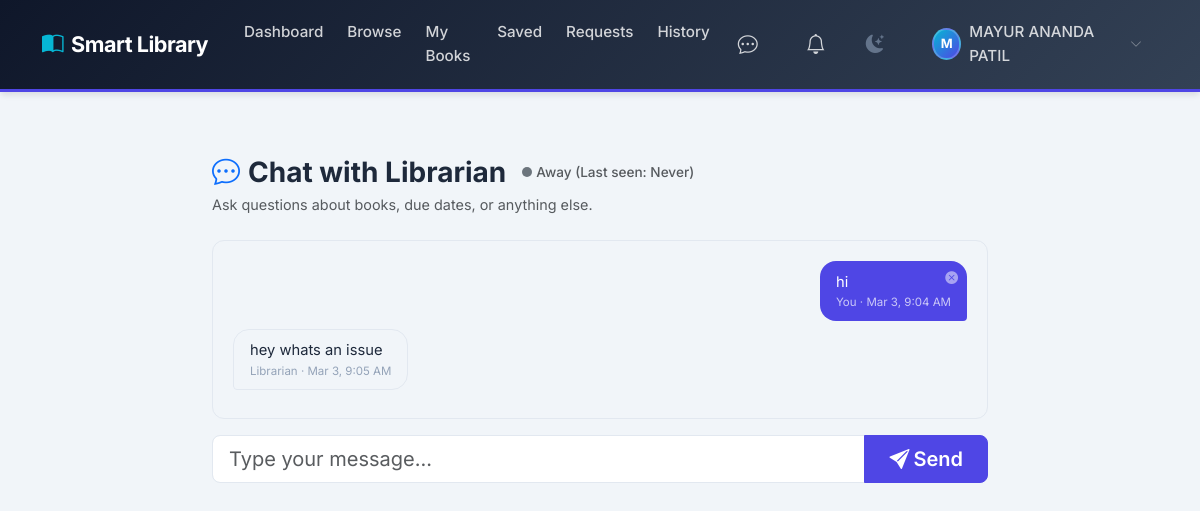
Screenshot of /student/chat (signed in) with the database file from the repository.
### app/models.py (models this page shows, shortened)
class User(UserMixin, db.Model):
    __tablename__ = 'users'
    id = db.Column(db.Integer, primary_key=True)
    name = db.Column(db.String(120), nullable=False)
    email = db.Column(db.String(120), unique=True, nullable=False, index=True)
    password_hash = db.Column(db.String(256), nullable=False)
    role = db.Column(db.String(20), nullable=False, default='user', index=True)
    status = db.Column(db.String(20), nullable=False, default='active', index=True)
    created_at = db.Column(db.DateTime, nullable=False, default=datetime.utcnow)
    last_active_at = db.Column(db.DateTime, nullable=True)
    roll_number = db.Column(db.String(50), nullable=True, index=True)
    phone = db.Column(db.String(20), nullable=True)
    division = db.Column(db.String(20), nullable=True)
    department = db.Column(db.String(100), nullable=True)
    semester = db.Column(db.Integer, nullable=True)
    issued_books = db.relationship('IssuedBook', backref='user', lazy='dynamic')
    saved_books = db.relationship('SavedBook', backref='user', lazy='dynamic', cascade='all, delete-orphan')
    reviews = db.relationship('Review', backref='user', lazy='dynamic', cascade='all, delete-orphan')
    book_requests = db.relationship('BookRequest', backref='requester', lazy='dynamic', cascade='all, delete-orphan')
    @property
    def is_active_user(self):
        return self.status == 'active'
    @property
    def is_online(self):
        if not self.last_active_at:
            return False
        from datetime import datetime
        now = datetime.utcnow()
        delta = now - self.last_active_at
        return delta.total_seconds() < 300  # 5 minutes
    @property
    def last_seen_formatted(self):
        if not self.last_active_at:
            return "Never"

class Message(db.Model):
    __tablename__ = 'messages'
    id = db.Column(db.Integer, primary_key=True)
    sender_id = db.Column(db.Integer, db.ForeignKey('users.id'), nullable=False, index=True)
    receiver_id = db.Column(db.Integer, db.ForeignKey('users.id'), nullable=False, index=True)
    content = db.Column(db.Text, nullable=False)
    is_read = db.Column(db.Boolean, default=False, index=True)
    created_at = db.Column(db.DateTime, nullable=False, default=datetime.utcnow)
    sender = db.relationship('User', foreign_keys=[sender_id], backref='sent_messages')
    receiver = db.relationship('User', foreign_keys=[receiver_id], backref='received_messages')

### app/routes/user.py (the view, shortened to what this page needs)
@user_bp.route('/chat', methods=['GET', 'POST'])
@active_required
def chat():
    admin = User.query.filter_by(role='admin').first()
    if not admin:
        flash('No admin available for chat.', 'warning')
        return redirect(url_for('user.dashboard'))
    Message.query.filter_by(
        sender_id=admin.id, receiver_id=current_user.id, is_read=False
    ).update({'is_read': True})
    db.session.commit()
    messages = Message.query.filter(
        or_(
            and_(Message.sender_id == current_user.id, Message.receiver_id == admin.id),
            and_(Message.sender_id == admin.id, Message.receiver_id == current_user.id),
        )
    ).order_by(Message.created_at.asc()).all()
    return render_template('user/chat.html', messages=messages, admin=admin)

### app/models.py (called while the page is built)
@login_manager.user_loader
def load_user(user_id):
    return User.query.get(int(user_id))

### app/routes/user.py (called while the page is built)
@user_bp.before_request
@login_required
def before_request():
    pass

### app/templates/user/chat.html (shortened to what this page needs)
{% extends "user/layout.html" %}
{% block content %}
<div class="container" style="max-width:800px; padding-top:2rem; padding-bottom:2rem;">
    <div class="d-flex align-items-center mb-1">
        <h3 class="fw-bold mb-0"><i class="bi bi-chat-dots text-primary me-2"></i>Chat with Librarian</h3>
        <div class="ms-3 d-flex align-items-center" id="librarian-status-container">
            {% if admin.is_online %}
            <span class="status-dot online" id="status-dot"></span>
            <span class="ms-1 fw-medium text-success" id="status-text" style="font-size: 0.85rem;">Online</span>
            {% else %}
            <span class="status-dot offline" id="status-dot"></span>
            <span class="ms-1 fw-medium text-muted" id="status-text" style="font-size: 0.85rem;">Away (Last seen: {{ admin.last_seen_formatted }})</span>
            {% endif %}
        </div>
    </div>
    <p class="text-muted mb-4" style="font-size:.9rem;">Ask questions about books, due dates, or anything else.</p>
    <div class="chat-container" id="chatBox">
        {% if messages %}
        {% for msg in messages %}
        <div
            class="d-flex flex-column {{ 'align-items-end' if msg.sender_id == current_user.id else 'align-items-start' }} message-wrapper">
            <div class="chat-bubble {{ 'sent' if msg.sender_id == current_user.id else 'received' }} position-relative">
                {% if msg.sender_id == current_user.id %}
                <form action="{{ url_for('user.delete_message', message_id=msg.id) }}" method="POST" class="delete-form" onsubmit="return confirm('Delete this message?');">
                    <button type="submit" class="btn btn-link p-0 text-white opacity-50 hover-opacity-100 delete-btn" style="position: absolute; top: 2px; right: 8px;">
                        <i class="bi bi-x-circle-fill" style="font-size: 0.8rem;"></i>
                    </button>
                </form>
                {% endif %}
                {{ msg.content }}
                <div class="chat-time">
                    {{ 'You' if msg.sender_id == current_user.id else 'Librarian' }}
                    · <span class="local-time" data-utc="{{ msg.created_at.isoformat() }}Z"></span>
                </div>
            </div>
        </div>
        {% endfor %}
        {% else %}
        <div class="text-center text-muted py-5">
            <i class="bi bi-chat-dots d-block" style="font-size:3rem;"></i>
            <h5 class="mt-3">No messages yet</h5>
            <p>Send a message to the librarian to start a conversation.</p>
        </div>
        {% endif %}
    </div>
    <form method="POST" class="mt-3">
        <div class="input-group input-group-lg">
            <input type="text" class="form-control" name="message" placeholder="Type your message..." autocomplete="off"
                required autofocus>
            <button type="submit" class="btn btn-primary px-4">
                <i class="bi bi-send-fill me-1"></i>Send
            </button>
        </div>
    </form>
</div>
{% endblock %}

### app/templates/user/layout.html (shortened to what this page needs)
{% extends "base.html" %}
{% block body %}
<nav class="navbar navbar-expand-lg navbar-olms">
    <div class="container">
        <a class="navbar-brand me-auto me-lg-4" href="{{ url_for('user.dashboard') }}">
            <i class="bi bi-book-half"></i>Smart Library
        </a>
        <div class="d-flex align-items-center gap-1 gap-lg-3 ms-auto ms-lg-0 order-lg-last">
            <a class="nav-link position-relative px-2 text-white" href="{{ url_for('user.chat') }}" title="Messages">
                <i class="bi bi-chat-dots fs-5"></i>
            </a>
            <div class="dropdown">
                <a class="nav-link position-relative px-2 text-white" href="#" role="button" data-bs-toggle="dropdown"
                    title="Notifications">
                    <i class="bi bi-bell fs-5"></i>
                    {% set total_alerts = (unread_chat_count or 0) + (due_books_count or 0) %}
                </a>
            </div>
            <button class="theme-toggle-btn theme-toggle-click" title="Toggle theme">
                <i class="bi bi-moon-stars-fill theme-toggle-icon"></i>
            </button>
            <div class="dropdown d-none d-lg-block ms-2">
                <a class="nav-link d-flex align-items-center gap-2 text-white" href="#" role="button"
                    data-bs-toggle="dropdown">
                    <div class="profile-avatar-sm" style="width:32px; height:32px; font-size: 0.8rem;">
                        {{ current_user.name[0]|upper }}
                    </div>
                    <span>{{ current_user.name }}</span>
                    <i class="bi bi-chevron-down fs-xs opacity-50"></i>
                </a>
            </div>
        </div>
        <div class="collapse navbar-collapse d-none d-lg-flex" id="desktopNav">
            <ul class="navbar-nav me-auto mb-2 mb-lg-0">
                <li class="nav-item">
                    <a class="nav-link" href="{{ url_for('user.dashboard') }}">Dashboard</a>
                </li>
                <li class="nav-item">
                    <a class="nav-link" href="{{ url_for('user.search') }}">Browse</a>
                </li>
                <li class="nav-item">
                    <a class="nav-link position-relative" href="{{ url_for('user.my_books') }}">
                        My Books
                    </a>
                </li>
                <li class="nav-item">
                    <a class="nav-link" href="{{ url_for('user.saved_books') }}">Saved</a>
                </li>
                <li class="nav-item">
                    <a class="nav-link" href="{{ url_for('user.my_requests') }}">Requests</a>
                </li>
                <li class="nav-item">
                    <a class="nav-link" href="{{ url_for('user.history') }}">History</a>
                </li>
            </ul>
        </div>
    </div>
</nav>
<div class="content-wrapper">
    {% block content %}{% endblock %}
</div>
{% endblock %}

### app/static/css/style.css (style rules this page uses)
:root { --primary: #4f46e5; --primary-hover: #4338ca; --primary-light: #eef2ff; --secondary: #0f172a; --accent: #06b6d4; --accent-hover: #0891b2; --success: #10b981; --warning: #f59e0b; --danger: #ef4444; --bg-body: #f1f5f9; --bg-card: #ffffff; --bg-sidebar: #1e293b; --text-primary: #1e293b; --text-secondary: #64748b; --text-light: #94a3b8; --border-color: #e2e8f0; --shadow-sm: 0 1px 2px rgba(0, 0, 0, 0.05); --shadow-md: 0 4px 6px -1px rgba(0, 0, 0, 0.1); --shadow-lg: 0 10px 15px -3px rgba(0, 0, 0, 0.1); --radius: 0.75rem; --radius-sm: 0.5rem; --transition: all 0.2s ease; --sidebar-width: 260px; --font-family: 'Inter', -apple-system, BlinkMacSystemFont, 'Segoe UI', Roboto, sans-serif; }
* { box-sizing: border-box; }
body { font-family: var(--font-family); background: var(--bg-body); color: var(--text-primary); line-height: 1.6; min-height: 100vh; }
a { color: var(--primary); text-decoration: none; transition: var(--transition); }
.navbar-olms { background: linear-gradient(135deg, var(--secondary) 0%, #334155 100%); padding: 0.75rem 0; box-shadow: var(--shadow-md); border-bottom: 3px solid var(--primary); }
.navbar-olms .navbar-brand { font-weight: 700; font-size: 1.35rem; color: #fff !important; letter-spacing: -0.5px; }
.navbar-olms .navbar-brand i { color: var(--accent); margin-right: 0.5rem; }
.navbar-olms .nav-link { color: rgba(255, 255, 255, 0.8) !important; font-weight: 500; padding: 0.5rem 1rem !important; font-size: 0.95rem; border-radius: var(--radius-sm); transition: var(--transition); }
.profile-avatar-sm { width: 32px; height: 32px; border-radius: 50%; background: linear-gradient(135deg, var(--accent), var(--primary)); color: #fff; display: flex; align-items: center; justify-content: center; font-weight: 700; border: 2px solid rgba(255, 255, 255, 0.2); }
@media (min-width: 992px) { .navbar-expand-lg .navbar-nav .nav-link { padding-right: 0.75rem !important; padding-left: 0.75rem !important; } }
.btn-primary { background: var(--primary) !important; border-color: var(--primary) !important; border-radius: var(--radius-sm); font-weight: 600; padding: 0.5rem 1.25rem; transition: var(--transition); }
.form-control, .form-select { border-radius: var(--radius-sm); border: 1.5px solid var(--border-color); padding: 0.6rem 0.875rem; font-size: 0.9rem; transition: var(--transition); }
.content-wrapper { max-width: 1200px; margin: 0 auto; padding: 2rem; }
.fs-xs { font-size: 0.75rem; }
.chat-bubble .delete-btn { opacity: 0; transition: opacity 0.2s ease; }
.theme-toggle-btn { background: none; border: none; cursor: pointer; color: var(--text-secondary); padding: 0.4rem; border-radius: 50%; width: 36px; height: 36px; display: inline-flex; align-items: center; justify-content: center; transition: all 0.3s ease; position: relative; }
.theme-toggle-btn i { font-size: 1.15rem; transition: transform 0.4s cubic-bezier(0.34, 1.56, 0.64, 1); }

### app/templates/user/chat.html (style rules this page uses)
.chat-container { max-height: 60vh; overflow-y: auto; padding: 1.25rem; background: var(--bg-light); border-radius: var(--radius); border: 1px solid var(--border-color); }
.chat-bubble { max-width: 75%; padding: .65rem 1rem; border-radius: 1rem; margin-bottom: .5rem; font-size: .92rem; line-height: 1.4; word-wrap: break-word; }
.chat-bubble.sent { background: var(--primary); color: #fff; margin-left: auto; border-bottom-right-radius: 4px; }
.chat-bubble.received { background: var(--bg-body); color: var(--text-primary); border: 1px solid var(--border-color); border-bottom-left-radius: 4px; }
.chat-time { font-size: .72rem; color: var(--text-light); margin-top: 2px; }
.chat-bubble.sent .chat-time { color: rgba(255, 255, 255, .7); }
.status-dot { width: 10px; height: 10px; border-radius: 50%; display: inline-block; }
.status-dot.offline { background-color: #6c757d; }

### rows the page displays
User: name "M", name "MAYUR ANANDA PATIL"
User: last_seen_formatted "Never"
Message: content "hi", sender_id "You"
Message: content "hey whats an issue", sender_id "Librarian"
